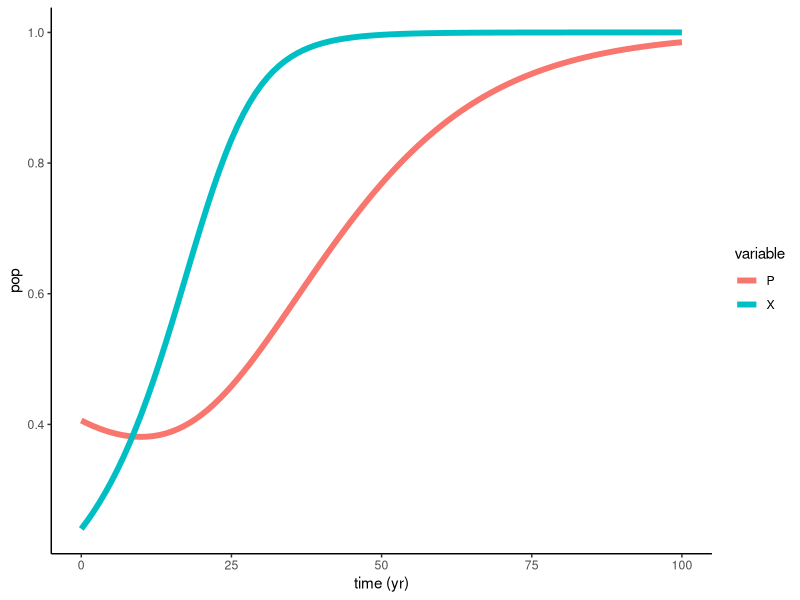
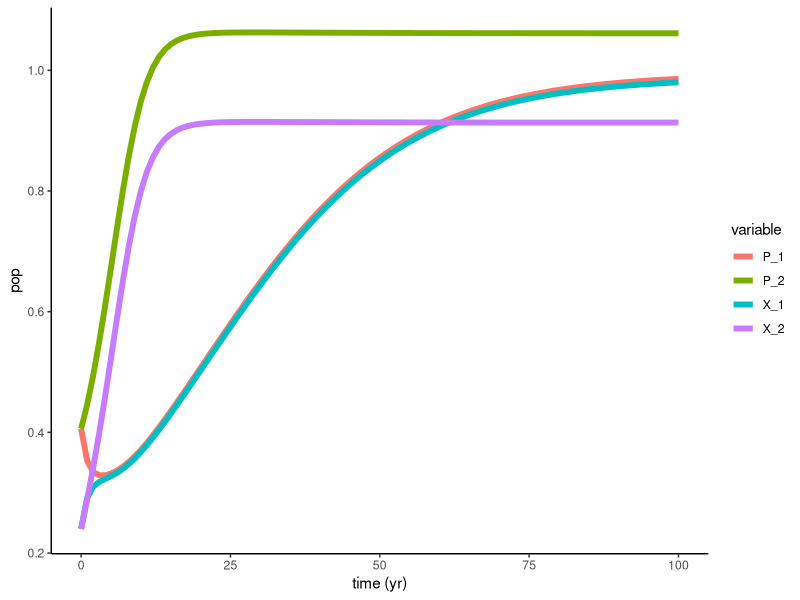
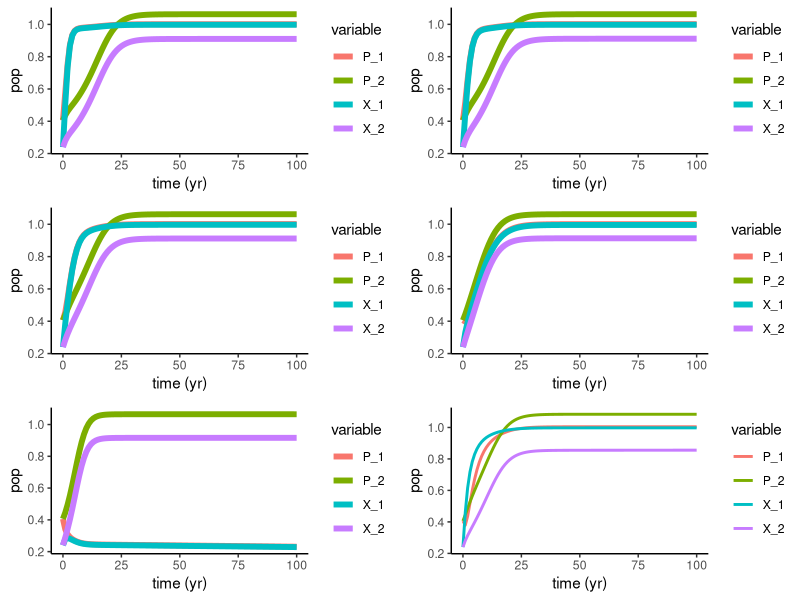
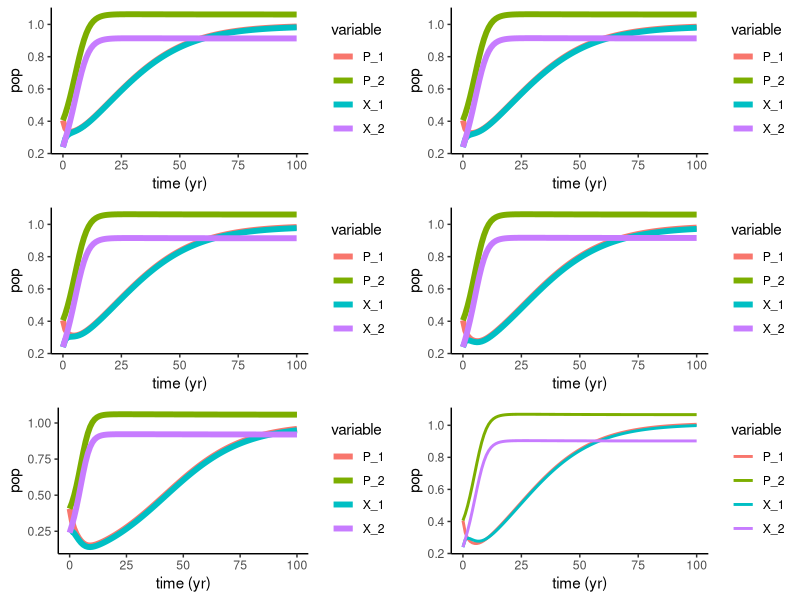
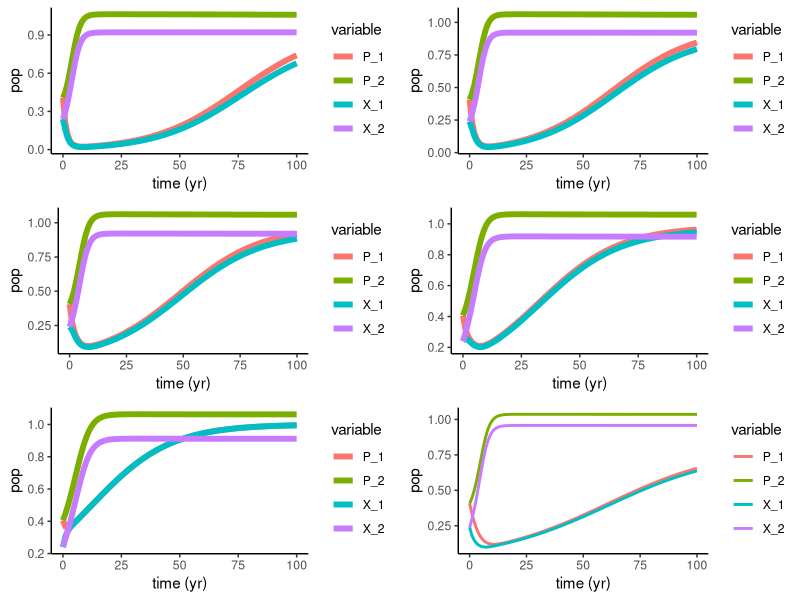
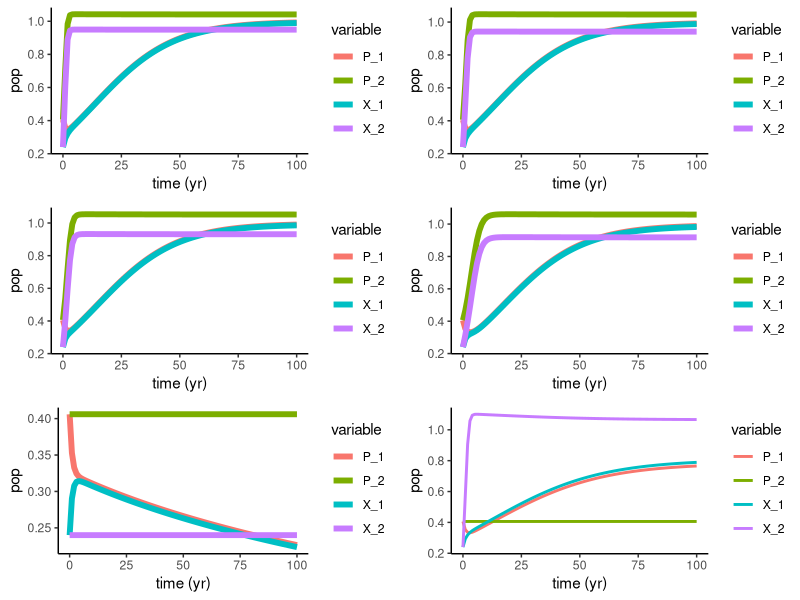
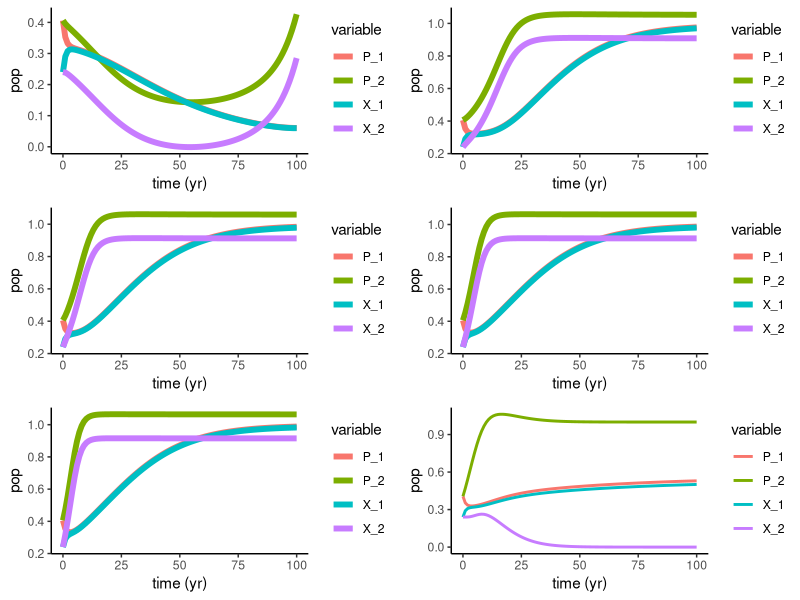
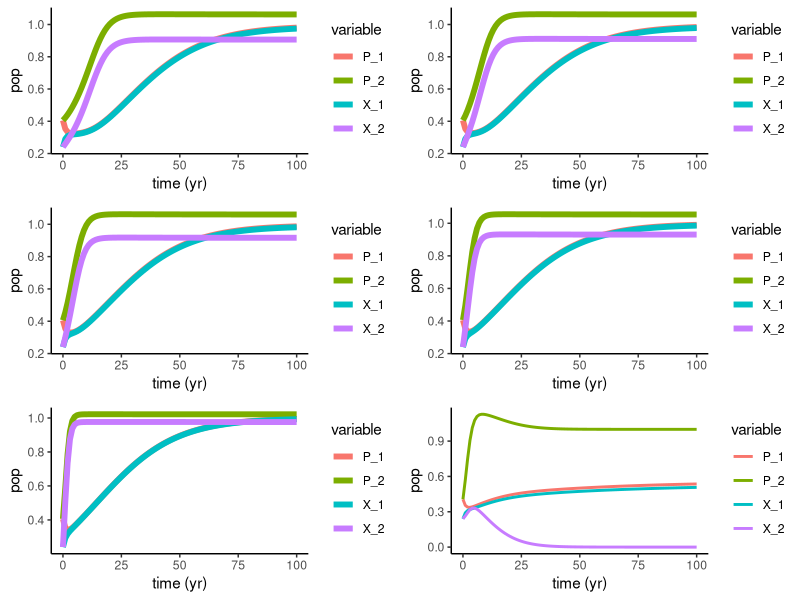

The R script that drew these images, in order:
## ---- chunk 1
knitr::opts_chunk$set(echo = FALSE, warning = FALSE, message = FALSE)

setwd("C:/Users/sophi/Documents/GitHub/UNH_Docs/Proposal/Soc_Ecol_Model")

library(deSolve)
library(tidyverse)
library(ggplot2)
library(gridExtra)
## ---- chunk 2
Bauch.Model <- function (t, y, params) {
  ## first extract the state variables
  P <- y[1] #Fish Pop var
  X <- y[2] #conservationist var

  #TT <- y[5]
  
  ## now extract the parameters
  R <- params["R"] # Net growth/fecundity
  s <- params["s"] # supply and demand
  h <- params["h"] # Harvesting efficiency
  k <- params["k"] # Social learning rate
  w <- params["w"] # conservation costs
  c <- params["c"] # rarity valuation param
  d <- params["d"] # social norm strength
  
  ## now code the model equations
  dPdt <- R * P * (1-P) - (h * P * (1-X))/(P+s)
  dXdt <- k * X * (1-X) * (d*(2*X-1) + 1/(P+c) - w)
  
  ## combine results into a single vector
  dydt <- c(dPdt, dXdt)
  ## return result as a list!
  
  list(dydt)
}

params_Bauch <- c(R = 0.06, s = 0.8, h = 0.075, k = 0.17, w = 0.35, c = 0.6, d = 0.5)

times <- seq(from = 0, to = 100, by = 1)
xstart <- c(P = 0.406, X = .24) # See supplemental data for other starting params

ode(
  func=Bauch.Model,
  y=xstart,
  times=times,
  parms=params_Bauch
) %>%
  as.data.frame() -> out1

out1 %>%
  gather(variable,value,-time) %>%
  ggplot(aes(x=time,y=value,color=variable))+
  geom_line(size=2)+
  theme_classic()+
  labs(x='time (yr)',y='pop')

## ---- chunk 3
Bauch.Coupled <- function (t, y, params) {
  ## first extract the state variables
  P_1 <- y[1] #Fish Pop var
  P_2 <- y[2] #Fish Pop var
  X_1 <- y[3] #conservationist var
  X_2 <- y[4] #conservationist var

  #TT <- y[5]
  
  ## now extract the parameters
  R_1 <- params["R_1"] # Net growth/fecundity
  s_1 <- params["s_1"] # supply and demand
  h_1 <- params["h_1"] # Harvesting efficiency
  k_1 <- params["k_1"] # Social learning rate
  w_1 <- params["w_1"] # conservation costs
  c_1 <- params["c_1"] # rarity valuation param
  d_1 <- params["d_1"] # social norm strength
  
  R_2 <- params["R_2"] # Net growth/fecundity
  s_2 <- params["s_2"] # supply and demand
  h_2 <- params["h_2"] # Harvesting efficiency
  k_2 <- params["k_2"] # Social learning rate
  w_2 <- params["w_2"] # conservation costs
  c_2 <- params["c_2"] # rarity valuation param
  d_2 <- params["d_2"] # social norm strength 
  
  roe_1 <- params["roe_1"] #fish diffusion
  roe_2 <- params["roe_2"] #fish diffusion
  
  ## now code the model equations
  dP_1dt <- R_1 * P_1 * (1-P_1) - (h_1 * P_1 * (1-X_1))/(P_1+s_1) + roe_1 * (P_2 - P_1)/2
  
  dX_1dt <- k_1 * X_1 * (1-X_1) * (d_1*(2*X_1-1) + 1/(P_1+c_1) - w_1) + 
    k_1 * X_2 * (1-X_2) * (d_1*(2*X_2-1) + 1/(P_1+c_1) - w_1)
  
  dP_2dt <- R_2 * P_2 * (1-P_2) - (h_2 * P_2 * (1-X_2))/(P_2+s_2) + roe_2 * (P_1 - P_2)/2
  
  dX_2dt <- k_2 * X_2 * (1-X_2) * (d_2*(2*X_2-1) + 1/(P_2+c_2) - w_2) +
    k_2 * X_1 * (1-X_1) * (d_2*(2*X_1-1) + 1/(P_2+c_2) - w_2)
  
  ## combine results into a single vector
  dydt <- c(dP_1dt, dP_2dt, dX_1dt, dX_2dt)
  ## return result as a list!
  
  list(dydt)
}

params_Bauch <- c(R_1 = 0.06, s_1 = 0.8, h_1 = 0.075, k_1 = 0.17, w_1 = 0.35, c_1 = 0.6, d_1 = 0.5, roe_1 = 1,
                  R_2 = 0.06, s_2 = 0.8, h_2 = 0.075, k_2 = 0.17, w_2 = 0.35, c_2 = 0.6, d_2 = 0.5, roe_2 = 1)

times <- seq(from = 0, to = 100, by = 1)
xstart <- c(P_1 = 0.406, X_1 = .24, P_2 = 0.406, X_2 = .24) # See supplemental data for other starting params

ode(
  func=Bauch.Coupled,
  y=xstart,
  times=times,
  parms=params_Bauch
) %>%
  as.data.frame() -> out_Coupled

out_Coupled %>%
  gather(variable,value,-time) %>%
  ggplot(aes(x=time,y=value,color=variable))+
  geom_line(size=2)+
  theme_classic()+
  labs(x='time (yr)',y='pop')

## ---- chunk 4
# params_Default <- data.frame(R = 0.06, s = 0.8, h = 0.075, k = 0.17, w = 0.35, c = 0.6, d = 0.5, roe = 1)
# params_Bauch <- c(R_1 = 0.06, s_1 = 0.8, h_1 = 0.075, k_1 = 0.17, w_1 = 0.35, c_1 = 0.6, d_1 = 0.5, roe_1 = 1,
#                   R_2 = 0.06, s_2 = 0.8, h_2 = 0.075, k_2 = 0.17, w_2 = 0.35, c_2 = 0.6, d_2 = 0.125, roe_2 = 1)

# min <- 0
# max <- 1
# i <- 1
# param <- 8

param_ranges <- function(param, max, min){
  #Generate list of ranges
  new_param <- seq(from=min, to=max, length.out=5)
  plotList <- list()
  
  #Change params to each quartile for graphs 1-5
  for(i in 1:length(new_param)){
    params_Default <- data.frame(R = 0.06, s = 0.8, h = 0.075, k = 0.17, w = 0.35, c = 0.6, d = 0.5, roe = 1)
    #ASSIGN OLD PARAMS TO BE NEW SEQUENCE
    params_Default[param] <- new_param[i]
    params_Bauch <- c(R_1 = params_Default$R, s_1 = params_Default$s, h_1 = params_Default$h, k_1 = params_Default$k,
                      w_1 = params_Default$w, c_1 = params_Default$c, d_1 = params_Default$d, roe_1 = params_Default$roe,
                      R_2 = params_Default$R, s_2 = params_Default$s, h_2 = params_Default$h, k_2 = params_Default$k,
                      w_2 = params_Default$w, c_2 =params_Default$c, d_2 = params_Default$d, roe_2 = params_Default$roe)
    
    times <- seq(from = 0, to = 100, by = 1)
    xstart <- c(P_1 = 0.406, X_1 = .24, P_2 = 0.406, X_2 = .24) #See supplemental for other starting params

    ode(
      func=Bauch.Coupled,
      y=xstart,
      times=times,
      parms=params_Bauch
    ) %>%
      as.data.frame() -> out_Diff

    p <- out_Diff %>%
      gather(variable,value,-time) %>%
      ggplot(aes(x=time,y=value,color=variable))+
      geom_line(size=2)+
      theme_classic()+
      labs(x='time (yr)',y='pop')
    plotList[[i]] <- p
  }
  
   params_Default <- data.frame(R = 0.06, s = 0.8, h = 0.075, k = 0.17, w = 0.35, c = 0.6, d = 0.5, roe = 1)
    #ASSIGN OLD PARAMS TO BE NEW SEQUENCE
    params_Bauch <- c(R_1 = params_Default$R, s_1 = params_Default$s, h_1 = params_Default$h, k_1 = params_Default$k,
                      w_1 = params_Default$w, c_1 = params_Default$c, d_1 = params_Default$d, roe_1 = params_Default$roe,
                      R_2 = params_Default$R, s_2 = params_Default$s, h_2 = params_Default$h, k_2 = params_Default$k,
                      w_2 = params_Default$w, c_2 =params_Default$c, d_2 = params_Default$d, roe_2 = params_Default$roe)
    params_Bauch[param] <- max
    params_Bauch[(param + 8)] <- min
    
    times <- seq(from = 0, to = 100, by = 1)
    xstart <- c(P_1 = 0.406, X_1 = .24, P_2 = 0.406, X_2 = .24) #See supplemental for other starting params

    ode(
      func=Bauch.Coupled,
      y=xstart,
      times=times,
      parms=params_Bauch
    ) %>%
      as.data.frame() -> out_Diff

    p <- out_Diff %>%
      gather(variable,value,-time) %>%
      ggplot(aes(x=time,y=value,color=variable))+
      geom_line(size=1)+
      theme_classic()+
      labs(x='time (yr)',y='pop')
    plotList[[6]] <- p
  
  
  
  do.call("grid.arrange", c(plotList, ncol=2))
}
  

## ---- chunk 5
param_ranges(1, 0, 1)
## ---- chunk 6
param_ranges(2, 0, 1)
## ---- chunk 7
param_ranges(3, 0, 1)
## ---- chunk 8
param_ranges(4, 0, 1)
## ---- chunk 9
param_ranges(5, 0, 1)
## ---- chunk 10
param_ranges(6, 0, 1)
## ---- chunk 11
param_ranges(7, 0, 1)
## ---- chunk 12
param_ranges(8, 0, 1)
